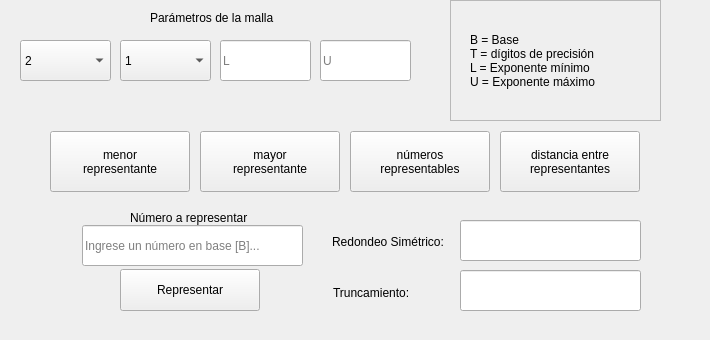
         <widget class="QWidget" name="malla">
          <attribute name="title">
           <string>Calculo de malla</string>
          </attribute>
          <widget class="QWidget" name="franjaMalla" native="true">
           <property name="geometry">
            <rect>
             <x>10</x>
             <y>-10</y>
             <width>691</width>
             <height>131</height>
            </rect>
           </property>
           <widget class="QFrame" name="frmAclaraciones">
            <property name="geometry">
             <rect>
              <x>440</x>
              <y>10</y>
              <width>211</width>
              <height>121</height>
             </rect>
            </property>
            <property name="frameShape">
             <enum>QFrame::StyledPanel</enum>
            </property>
            <property name="frameShadow">
             <enum>QFrame::Raised</enum>
            </property>
            <widget class="QLabel" name="lblAclaraciones">
             <property name="geometry">
              <rect>
               <x>20</x>
               <y>0</y>
               <width>150</width>
               <height>121</height>
              </rect>
             </property>
             <property name="maximumSize">
              <size>
               <width>150</width>
               <height>16777215</height>
              </size>
             </property>
             <property name="acceptDrops">
              <bool>false</bool>
             </property>
             <property name="autoFillBackground">
              <bool>false</bool>
             </property>
             <property name="text">
              <string>B = Base
T = dígitos de precisión
L = Exponente mínimo 
U = Exponente máximo</string>
             </property>
             <property name="wordWrap">
              <bool>true</bool>
             </property>
            </widget>
           </widget>
           <widget class="QLabel" name="lblParametros">
            <property name="geometry">
             <rect>
              <x>140</x>
              <y>20</y>
              <width>181</width>
              <height>16</height>
             </rect>
            </property>
            <property name="text">
             <string>Parámetros de la malla</string>
            </property>
           </widget>
           <widget class="QComboBox" name="comboB">
            <property name="geometry">
             <rect>
              <x>10</x>
              <y>50</y>
              <width>91</width>
              <height>41</height>
             </rect>
            </property>
            <item>
             <property name="text">
              <string>2</string>
             </property>
            </item>
            <item>
             <property name="text">
              <string>3</string>
             </property>
            </item>
            <item>
             <property name="text">
              <string>4</string>
             </property>
            </item>
            <item>
             <property name="text">
              <string>5</string>
             </property>
            </item>
            <item>
             <property name="text">
              <string>6</string>
             </property>
            </item>
            <item>
             <property name="text">
              <string>7</string>
             </property>
            </item>
            <item>
             <property name="text">
              <string>8</string>
             </property>
            </item>
            <item>
             <property name="text">
              <string>9</string>
             </property>
            </item>
            <item>
             <property name="text">
              <string>10</string>
             </property>
            </item>
            <item>
             <property name="text">
              <string>11</string>
             </property>
            </item>
            <item>
             <property name="text">
              <string>12</string>
             </property>
            </item>
            <item>
             <property name="text">
              <string>13</string>
             </property>
            </item>
            <item>
             <property name="text">
              <string>14</string>
             </property>
            </item>
            <item>
             <property name="text">
              <string>15</string>
             </property>
            </item>
            <item>
             <property name="text">
              <string>16</string>
             </property>
            </item>
           </widget>
           <widget class="QComboBox" name="comboT">
            <property name="geometry">
             <rect>
              <x>110</x>
              <y>50</y>
              <width>91</width>
              <height>41</height>
             </rect>
            </property>
            <item>
             <property name="text">
              <string>1</string>
             </property>
            </item>
            <item>
             <property name="text">
              <string>2</string>
             </property>
            </item>
            <item>
             <property name="text">
              <string>3</string>
             </property>
            </item>
            <item>
             <property name="text">
              <string>4</string>
             </property>
            </item>
            <item>
             <property name="text">
              <string>5</string>
             </property>
            </item>
            <item>
             <property name="text">
              <string>6</string>
             </property>
            </item>
            <item>
             <property name="text">
              <string>7</string>
             </property>
            </item>
            <item>
             <property name="text">
              <string>8</string>
             </property>
            </item>
            <item>
             <property name="text">
              <string>9</string>
             </property>
            </item>
           </widget>
           <widget class="QLineEdit" name="lineL">
            <property name="geometry">
             <rect>
              <x>210</x>
              <y>50</y>
              <width>91</width>
              <height>41</height>
             </rect>
            </property>
            <property name="placeholderText">
             <string>L</string>
            </property>
           </widget>
           <widget class="QLineEdit" name="lineU">
            <property name="geometry">
             <rect>
              <x>310</x>
              <y>50</y>
              <width>91</width>
              <height>41</height>
             </rect>
            </property>
            <property name="maximumSize">
             <size>
              <width>16777215</width>
              <height>16777215</height>
             </size>
            </property>
            <property name="placeholderText">
             <string>U</string>
            </property>
           </widget>
          </widget>
          <widget class="QWidget" name="franjaBotones" native="true">
           <property name="geometry">
            <rect>
             <x>10</x>
             <y>120</y>
             <width>691</width>
             <height>91</height>
            </rect>
           </property>
           <widget class="QPushButton" name="btnMenor">
            <property name="geometry">
             <rect>
              <x>40</x>
              <y>11</y>
              <width>140</width>
              <height>61</height>
             </rect>
            </property>
            <property name="text">
             <string>menor
representante</string>
            </property>
            <property name="autoDefault">
             <bool>false</bool>
            </property>
            <property name="default">
             <bool>false</bool>
            </property>
            <property name="flat">
             <bool>false</bool>
            </property>
           </widget>
           <widget class="QPushButton" name="btnMayor">
            <property name="geometry">
             <rect>
              <x>190</x>
              <y>11</y>
              <width>140</width>
              <height>61</height>
             </rect>
            </property>
            <property name="text">
             <string>mayor
representante</string>
            </property>
           </widget>
           <widget class="QPushButton" name="btnNumero">
            <property name="geometry">
             <rect>
              <x>340</x>
              <y>11</y>
              <width>140</width>
              <height>61</height>
             </rect>
            </property>
            <property name="text">
             <string>números
representables</string>
            </property>
           </widget>
           <widget class="QPushButton" name="btnDistancia">
            <property name="geometry">
             <rect>
              <x>490</x>
              <y>11</y>
              <width>140</width>
              <height>61</height>
             </rect>
            </property>
            <property name="text">
             <string>distancia entre
representantes</string>
            </property>
           </widget>
          </widget>
          <widget class="QWidget" name="franjaResultados_2" native="true">
           <property name="geometry">
            <rect>
             <x>10</x>
             <y>200</y>
             <width>691</width>
             <height>131</height>
            </rect>
           </property>
           <widget class="QPushButton" name="btnRepresentar">
            <property name="geometry">
             <rect>
              <x>110</x>
              <y>69</y>
              <width>140</width>
              <height>42</height>
             </rect>
            </property>
            <property name="text">
             <string>Representar</string>
            </property>
           </widget>
           <widget class="QLabel" name="lblARepresentar">
            <property name="geometry">
             <rect>
              <x>120</x>
              <y>10</y>
              <width>201</width>
              <height>16</height>
             </rect>
            </property>
            <property name="text">
             <string>Número a representar</string>
            </property>
           </widget>
           <widget class="QLineEdit" name="lineNumero">
            <property name="geometry">
             <rect>
              <x>72</x>
              <y>25</y>
              <width>221</width>
              <height>41</height>
             </rect>
            </property>
            <property name="maximumSize">
             <size>
              <width>16777215</width>
              <height>16777215</height>
             </size>
            </property>
            <property name="placeholderText">
             <string>Ingrese un número en base [B]...</string>
            </property>
           </widget>
           <widget class="QLineEdit" name="lineRedondeo">
            <property name="geometry">
             <rect>
              <x>450</x>
              <y>20</y>
              <width>181</width>
              <height>41</height>
             </rect>
            </property>
            <property name="text">
             <string/>
            </property>
           </widget>
           <widget class="QLineEdit" name="lineTruncamiento">
            <property name="geometry">
             <rect>
              <x>450</x>
              <y>70</y>
              <width>181</width>
              <height>41</height>
             </rect>
            </property>
           </widget>
           <widget class="QLabel" name="lblRedondeo">
            <property name="geometry">
             <rect>
              <x>322</x>
              <y>32</y>
              <width>141</width>
              <height>20</height>
             </rect>
            </property>
            <property name="text">
             <string>Redondeo Simétrico:</string>
            </property>
           </widget>
           <widget class="QLabel" name="lblTruncamiento">
            <property name="geometry">
             <rect>
              <x>323</x>
              <y>83</y>
              <width>141</width>
              <height>20</height>
             </rect>
            </property>
            <property name="text">
             <string>Truncamiento:</string>
            </property>
           </widget>
          </widget>
         </widget>
